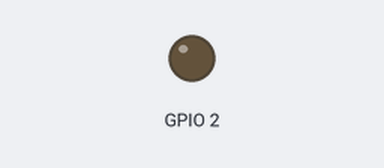
The sketch below on a simulated ESP8266 (NodeMCU). On the bench: output pins drawn as LEDs (lit = HIGH). WiFi joins after 1.5 s; servers stay silent unless stated; uploads are accepted with an empty reply; what the sketch prints to the serial monitor is not drawn.

Above: at 1.88 s.
At 4.6 s:
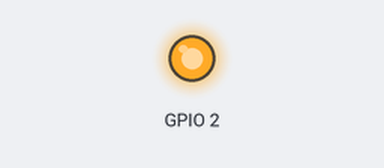
Timing chart, 0 to 9.2 s (numbered marks = the images above):
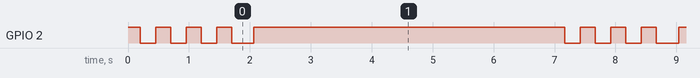

The sketch:

ESP8266_wifi_clock.ino
```cpp
// Arduino 1.8.1
// this is to be uploaded to ESP8266
/* Building options:
    Board: "Generic ESP8266 Module"
    Reset method: "nodemcu"
    Debug port: "Disabled"
    Upload speed: "115200"
*/

#include "LED.h"
#include "time_zone.h"
#include "time_func.h"
#include "wifi_func.h"

UTC_TZ local_tz(1,0,1);

LED led(2);                                 // ESP8266 HUZZAH on-board LED at pin 2

char* ssid = "ssid";                        // WiFi SSID
char* password = "password";                // WiFi password
char* host = "time.nist.gov";               // NIST time server
uint16_t http_port = 37;                    // port 37: RFC868 (returns 32-bit unsigned integer)

void setup(){
  Serial.begin(115200);
  led.init();
  delay(100);
}

void loop(){
  setTime(request_time(ssid, password, host, http_port, led));

  Serial.print("UTC time:\t");
  Serial.println(daytime_UTC());

  Serial.print("Local time:\t");
  Serial.println(daytime_local(local_tz));

  led.OFF();
  delay(5000);  // avoid refusal from server due to very frequent requests
}
```

LED.cpp
```cpp
#include "LED.h"

LED::LED(uint8_t pin_number){pin = pin_number;}

void LED::ON(){digitalWrite(pin, LED_ON);}

void LED::OFF(){digitalWrite(pin, LED_OFF);}

void LED::init(){
  pinMode(pin,OUTPUT);
  OFF();
}

void LED::flash(uint32_t delay_time){
  ON();
  delay(delay_time);
  OFF();
  delay(delay_time);
}
```

LED.h
```cpp
#ifndef LED_h
#define LED_h

#include "Arduino.h"

#define LED_ON  0
#define LED_OFF 1

class LED{
  public:
    uint8_t pin = 0;
    LED(uint8_t pin_number);
    void ON();
    void OFF();
    void init();
    void flash(uint32_t delay_time);
};

#endif
```

time_func.cpp
```cpp
#include "time_func.h"

time_t local_time(UTC_TZ tz){
  uint32_t offset = tz.hour*3600L + tz.minute*60L;
  time_t t = now();
  if(tz.sign) t += offset;
  else t -= offset;
  return t;
}

String daytime_UTC(){  // UTC+00:00 time
  char dt[20] = "";
  time_t t = now();
  sprintf(dt,"%d-%02d-%02d %02d:%02d:%02d",year(t),month(t),day(t),hour(t),minute(t),second(t));
  return String(dt);
}

String daytime_local(UTC_TZ tz){
  char dt[26] = "";
  time_t t = local_time(tz);
  sprintf(dt,"%d-%02d-%02d %02d:%02d:%02d%c%02d:%02d",year(t),month(t),day(t),hour(t),minute(t),second(t),tz.sign?'+':'-',tz.hour,tz.minute);
  return String(dt);
}
```

time_func.h
```cpp
#ifndef TIME_FUNC_H
#define TIME_FUNC_H

#include "Arduino.h"
#include <Time.h>
#include <TimeLib.h>
#include "time_zone.h"

#define NIST_EPOCH_OFFSET 2208988800L  // NIST uses a different epoch: midnight UTC 1900-01-01

// system time is UTC+00:00, the displayed local time is adjusted according to time zone

time_t local_time(UTC_TZ tz);
String daytime_UTC();
String daytime_local(UTC_TZ tz);

#endif
```

time_zone.cpp
```cpp
#include "time_zone.h"

UTC_TZ::UTC_TZ(uint8_t h, uint8_t m, bool s){
  hour = h;
  minute = m;
  sign = s;
}
```

time_zone.h
```cpp
#ifndef TIME_ZONE_H
#define TIME_ZONE_H

#include "Arduino.h"

class UTC_TZ{   // UTC time zone
  public:
    uint8_t hour = 0;
    uint8_t minute = 0;
    bool sign = true;
    UTC_TZ(uint8_t h, uint8_t m, bool s);
};

#endif
```

wifi_func.cpp
```cpp
#include "wifi_func.h"

void connect_to_wifi(char* ssid, char* password, LED status_led){
  Serial.println();                                       // connect to a WiFi network
  Serial.print("Connecting to WiFi network, SSID: ");
  Serial.println(ssid);

  WiFi.mode(WIFI_STA);                                    // set WiFi to station mode and disconnect from an AP if it was previously connected
  WiFi.disconnect();
  WiFi.begin(ssid, password);
  delay(100);

  while (WiFi.status() != WL_CONNECTED){
    Serial.print(".");
    status_led.flash(250);
  }

  Serial.println("");
  Serial.println("WiFi connected");
  Serial.print("IP address: ");
  Serial.println(WiFi.localIP());
  status_led.ON();
}

bool connect_to_host(WiFiClient& client, char* host, uint16_t http_port, uint8_t retry_limit){
  Serial.println();                                       // connect to a host
  Serial.print("Connecting to host: ");
  Serial.println(host);

  uint8_t retries = 0;                                    // retry if connection failed
  while(retries < retry_limit){
    if(!client.connect(host, http_port)){
      Serial.println("Connection failed, retrying...");
      Serial.print("Number of retries: ");
      Serial.println(retries);
      delay(5000);
      retries++;
    }
    else{
      Serial.println("Connection successful");
      return true;                                        // connection successful
    }
  }
  Serial.print("Connection failed after ");
  Serial.print(retries);
  Serial.println(" retries.");
  return false;                                           // connection still failed after retries
}

void send_time_request(WiFiClient& client){               // send the request to server
  client.print("HEAD / HTTP/1.1\r\nAccept: */*\r\nUser-Agent: Mozilla/4.0 (compatible; ESP8266 NodeMcu Lua;)\r\n\r\n");
}

uint32_t request_time(char* ssid, char* password, char* host, uint16_t http_port, LED status_led){
  connect_to_wifi(ssid, password, status_led);            // connect to WLAN

  WiFiClient client;                                      // use WiFiClient class to create TCP connections

  if(connect_to_host(client, host, http_port, 5)){        // if connected to host
    send_time_request(client);                            // send request to server
    delay(100);                                           // wait for response

    byte t_buf[4];                                        // buffer to store response (4 bytes)
    while(client.available()) client.readBytes(t_buf, 4); // save response

    client.stop();                                        // disconnect from WiFi network

    uint32_t t = 0;                                       // convert 4-byte buffer into uint32_t
    for(uint8_t i=0; i<4; i++) t += t_buf[i] << 8*(3-i);

    t -= NIST_EPOCH_OFFSET;                               // remove epoch offset, so time starts on 1970-01-01
    return t;
  }
  return -1;
}
```

wifi_func.h
```cpp
#ifndef WIFI_FUNC_H
#define WIFI_FUNC_H

#include "Arduino.h"
#include <ESP8266WiFi.h>
#include "LED.h"
#include "time_func.h"

void connect_to_wifi(char* ssid, char* password, LED status_led);
bool connect_to_host(WiFiClient& client, char* host, uint16_t http_port, uint8_t retry_limit);
void send_time_request(WiFiClient& client);
uint32_t request_time(char* ssid, char* password, char* host, uint16_t http_port, LED status_led);

#endif
```

Measured:
- by itself, GPIO 2: repeats every 7.0 s: 2 × (HIGH 0.25 s, LOW 0.25 s), HIGH 0.25 s, LOW 0.36 s, HIGH 5.1 s, LOW 0.25 s
- by itself, everything shown: repeats every 7.0 s, in 8 steps
